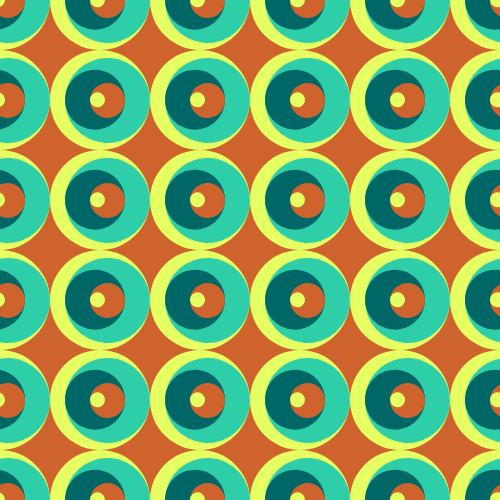
Frame 1 (no input)
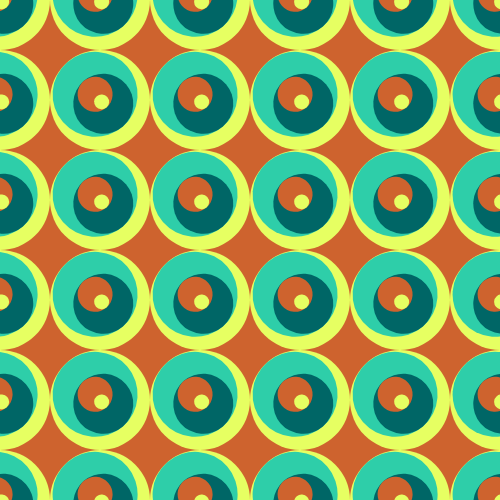
Frame 60 (no input)
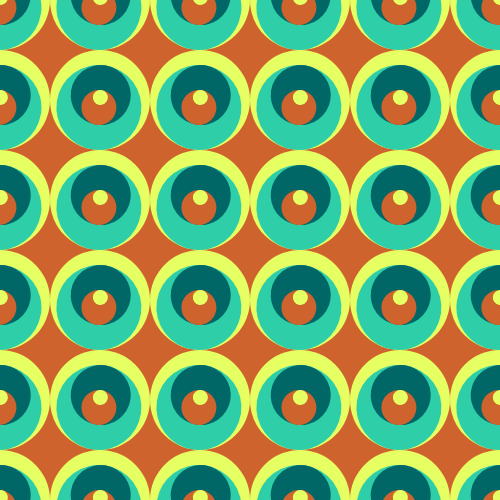
Frame 120 (the mouse pressed at the canvas centre since frame 60)

The p5.js sketch that drew these frames (run headless with seeded random() and noise() and a simulated clock; from frame 60 on, the mouse is pressed at the canvas centre):

// p5.js sketch
// ── sketch.js
var colorList = ['#e6ff62',
                 '#2ecea9',
                 '#006666',
                 '#ce632e'];

function setup() {
   createCanvas(500,500);

   }
   
function draw() {
   background(colorList[3]);
   noStroke();

         for(var x=0; x<=500; x+=100)
      {
         for(var y=0; y<=500; y+=100)
         {
            fill(color(colorList[0]));
            ellipse(x,y,100);
         }
      }

   for (var h=0; h<=500; h+=100)
   {
      for (var w=0; w<=500; w+=100)
      {
         push();
         translate(h,w);
         rotate(frameCount/15);
         fill(color(colorList[1]));
         ellipse(7.5,0,85);
         pop();
      }
   }
   
   for (var h=0; h<=500; h+=100)
   {
      for (var w=0; w<=500; w+=100)
      {
         push();
         translate(h,w);
         rotate(frameCount/15);
         fill(color(colorList[2]));
         ellipse(-5,0,60);
         pop();
      }
   }
   
   for (var h=0; h<=500; h+=100)
   {
      for (var w=0; w<=500; w+=100)
      {
         push();
         translate(h,w);
         rotate(frameCount/15);
         fill(color(colorList[3]));
         ellipse(7.5,0,35);
         pop();
      }
   }
   
      for (var h=0; h<=500; h+=100)
   {
      for (var w=0; w<=510; w+=100)
      {
         push();
         translate(h,w);
         rotate(frameCount/15);
         fill(color(colorList[0]));
         ellipse(-2.5,0,15);
         pop();
      }
   }

}
